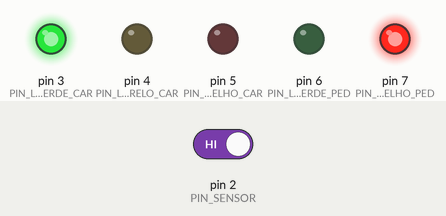
Recording of a sketch running on a simulated Arduino Uno, built with avr-gcc and run on an emulated ATmega328P. Shown: output pins drawn as LEDs (lit = HIGH). The inputs (shaded band) are chosen by the test bench; at power-on: pin 2 (PIN_SENSOR) HIGH.

Above: at 1.2 s.
1.3 s: pin 2 (PIN_SENSOR) driven LOW
At 3.5 s:
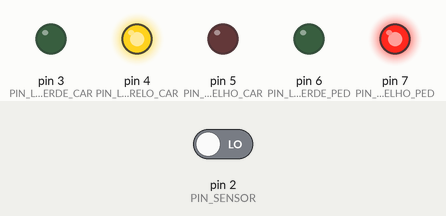
At 5.7 s:
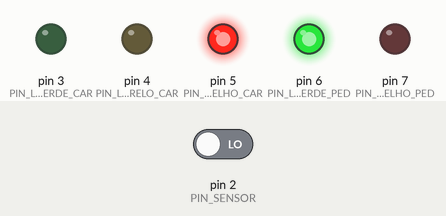
Timing chart, 0 to 14.8 s (numbered marks = the images above; inputs shaded):
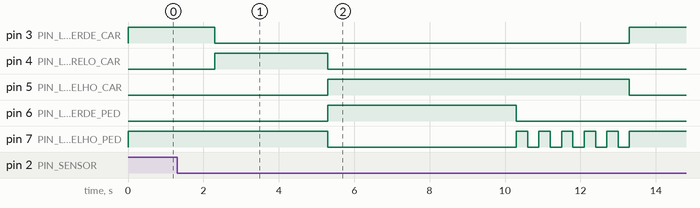

Measured:
- after the input at 1.3 s, pin 3 (PIN_LED_VERDE_CAR): HIGH → LOW after 1.0 s, → HIGH 11.0 s later; pin 4 (PIN_LED_AMARELO_CAR): LOW → HIGH after 1.0 s, → LOW 3.0 s later

The sketch:

semaforo_inteligente.ino
```cpp
/****************************************************/
/* Aula 04 - Semáforo Inteligente com IR            */
/* Semáforo que muda para travessia de pedestres    */
/* quando o sensor infravermelho detecta presença.  */
/*                                                  */
/* Prof. Milênio Rocha                              */
/****************************************************/

/* Definições dos pinos */
#define PIN_SENSOR 2
#define PIN_LED_VERDE_CAR 3
#define PIN_LED_AMARELO_CAR 4
#define PIN_LED_VERMELHO_CAR 5
#define PIN_LED_VERDE_PED 6
#define PIN_LED_VERMELHO_PED 7

/* Variável de modo do semáforo
0 = passagem de carros
1 = travessia de pedestres
*/
volatile int modo = 0;

void setup() {

  /* Configura o sensor como entrada */
  pinMode(PIN_SENSOR, INPUT);

  /* Configura os LEDs como saída */
  for (int i = 3; i <= 7; i++) {
    pinMode(i, OUTPUT);
  }

  /* Ativa interrupção no sensor */
  attachInterrupt(digitalPinToInterrupt(PIN_SENSOR), sensorAcionado, FALLING);
}

void loop() {

  switch (modo) {

    case 0:
      modocarros();
      break;

    case 1:
      travessia();
      break;
  }
}

/* Função chamada quando o sensor detecta pedestre */
void sensorAcionado() {
  modo = 1;
}

/* Modo travessia de pedestres */
void travessia() {

  delay(1000);

  /* Amarelo para carros */
  digitalWrite(PIN_LED_VERDE_CAR, LOW);
  digitalWrite(PIN_LED_AMARELO_CAR, HIGH);
  delay(3000);

  /* Vermelho para carros / Verde para pedestres */
  digitalWrite(PIN_LED_AMARELO_CAR, LOW);
  digitalWrite(PIN_LED_VERMELHO_CAR, HIGH);

  digitalWrite(PIN_LED_VERDE_PED, HIGH);
  digitalWrite(PIN_LED_VERMELHO_PED, LOW);

  delay(5000);

  /* Piscar vermelho dos pedestres */
  digitalWrite(PIN_LED_VERDE_PED, LOW);

  for (int i = 0; i < 5; i++) {
    digitalWrite(PIN_LED_VERMELHO_PED, HIGH);
    delay(300);
    digitalWrite(PIN_LED_VERMELHO_PED, LOW);
    delay(300);
  }

  /* Volta para modo carros */
  modo = 0;
}

/* Modo normal: passagem de carros */
void modocarros() {

  digitalWrite(PIN_LED_VERDE_CAR, HIGH);
  digitalWrite(PIN_LED_AMARELO_CAR, LOW);
  digitalWrite(PIN_LED_VERMELHO_CAR, LOW);

  digitalWrite(PIN_LED_VERDE_PED, LOW);
  digitalWrite(PIN_LED_VERMELHO_PED, HIGH);
}
```
